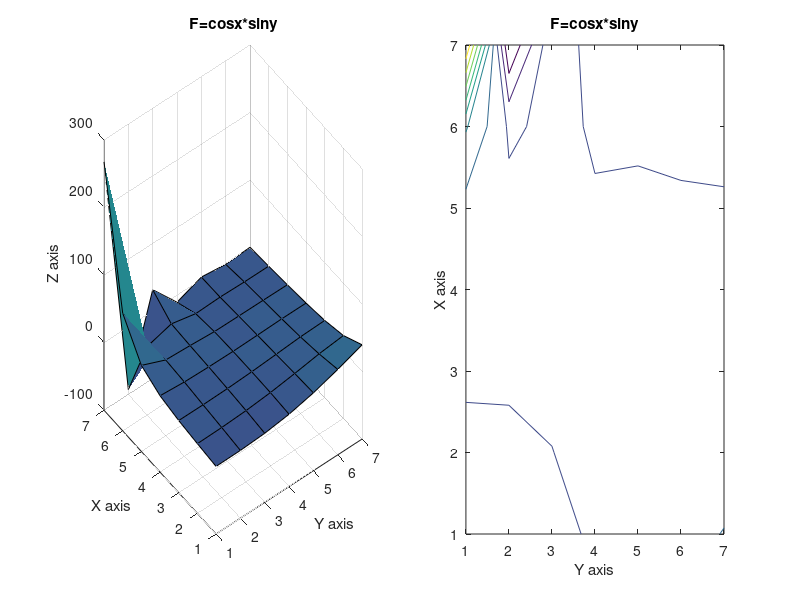
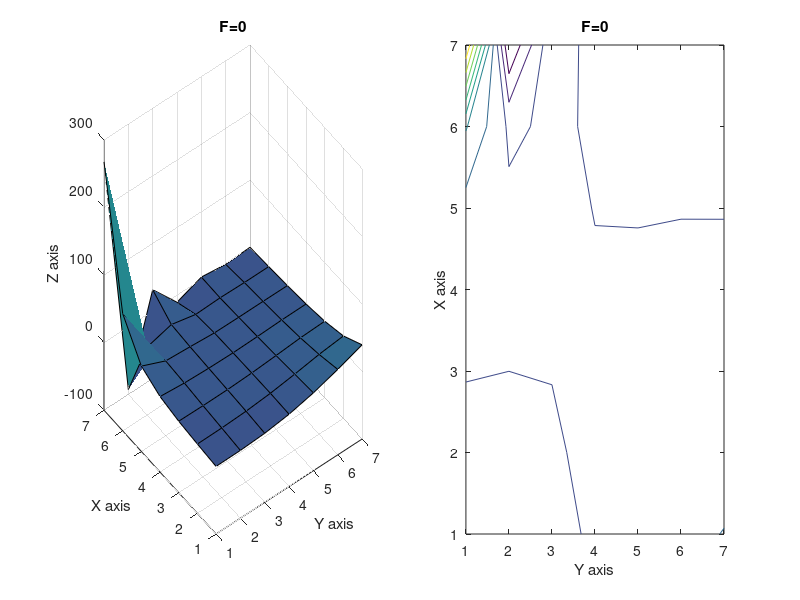

Write MATLAB code to recreate these figures, in order.
%Code Method Gauss_Seidel METHOD
% Abraham Blanco  1223970
clear all; clc;
%% Parameters
ax = 0;
ay = 0;
bx = 2*pi;
by = 2*pi;
% Define the number of points on the interior (this does not include the exterior boundary points)
M=input('Value of X Intenal Nodes=');
N=input('Value of Y Internal Nodes=');
tic %time begins here after inputs are set
M1=M+2;
N1=N+2;
% this generates the x and y values that will be used to calculate the F matrix
xvalues = linspace(0,2*pi,M+2);
yvalues = linspace(0,2*pi,N+2);
%%
%U matrix ( initial guess)
U = ones(M+2,N+2);
H1= ones(M+2,N+2);
%solving for right hand side (F equation)
for i=1:length(xvalues);
    for j=1:length(yvalues);
F(i,j) = cos ( (0.5*pi)* (2*((xvalues(i)-ax) / (bx - ax))+1 )).*sin( pi*((yvalues(j)-ay) / (by -ay)));
H(i,j) = 0; %last simulation with F=0
    end
end

%% Boundary Conditions for "Left" and "Right" side of Matrix

% Left boundary values (Dirchelet Condition)
phi_ab = ((yvalues - ay).^2 ) .* sin( pi *(yvalues - ay) / (2*(by-ay)) ) ; 

% Right boundary values (Dirchelet Condition)
psy_ab = cos (pi*(yvalues-ay)).*cosh(by-yvalues);

% place these known values in the solution grid
%solveing for Left and Right Boundaries
U(1,:) = phi_ab;
U(end,:) = psy_ab; 
H1(1,:) = phi_ab;
H1(end,:) = psy_ab;
%%
DX = 2*pi/(M+1);
A = 1/DX.^2;
DY = 2*pi/(N+1);
B = 1/DY.^2;
DEN = -2*(A+B);

% normalize elements
A = A/DEN;
B = B/DEN;
F = F/DEN;
H = H/DEN;

DEN = 1;
error=10;
error_iterations=0;
% check for diagonal dominance of elements
abs(DEN) >= abs(2*A+2*B);
while error>10^-10;
   W1=U;
   W2=H1;
for j = 2:M+1;
    
    % Left boundary
    U(j,1) = DEN*(  F(j,1) - (2*B)*U(j,2) - A*U(j-1,1) - A*U(j+1,1) );
    H1(j,1) = DEN*(  H(j,1) - (2*B)*H1(j,2) - A*H1(j-1,1) - A*H1(j+1,1) );
    % Right Boundary
    U(j,end) = DEN*(  F(j,end) - (2*B)*U(j,end-1) - A*U(j-1,end) - A*U(j+1,end) );
    H1(j,end) = DEN*(  H(j,end) - (2*B)*H1(j,end-1) - A*H1(j-1,end) - A*H1(j+1,end) );
end
%% Main Sweep of Gauss-Siedel

for k = 2:N+1;
    for j = 2:M+1;
        U(j,k) = DEN*(  F(j,k) - B*U(j,k-1) - B*U(j,k+1)- A*U(j-1,k) - A*U(j+1,k) );
        H1(j,k) = DEN*(  H(j,k) - B*H1(j,k-1) - B*H1(j,k+1)- A*H1(j-1,k) - A*H1(j+1,k) );
    end
end
error=abs(max(max(((W1-U)./W1))));
error=abs(max(max(((W2-H1)./W2))));
error_iterations=error_iterations+1;
end
toc
error_iterations
figure
subplot(1,2,1),surf(U), xlabel('Y axis'), ylabel('X axis'), zlabel('Z axis'), title('F=cosx*siny')
subplot(1,2,2),contour(U), xlabel('Y axis'), ylabel('X axis'), title('F=cosx*siny')
figure
subplot(1,2,1),surf(H1), xlabel('Y axis'), ylabel('X axis'), zlabel('Z axis'), title('F=0')
subplot(1,2,2),contour(H1), xlabel('Y axis'), ylabel('X axis'), title('F=0')
